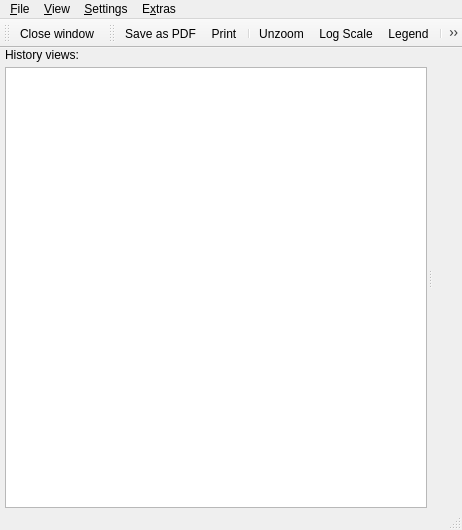
<?xml version="1.0" encoding="UTF-8"?>
<ui version="4.0">
 <class>TableWindow</class>
 <widget class="QMainWindow" name="TableWindow">
  <property name="geometry">
   <rect>
    <x>0</x>
    <y>0</y>
    <width>462</width>
    <height>530</height>
   </rect>
  </property>
  <property name="windowTitle">
   <string>History viewer</string>
  </property>
  <property name="windowIcon">
   <iconset resource="../../../resources/nicos-gui.qrc">
    <normaloff>:/find</normaloff>:/find</iconset>
  </property>
  <widget class="QWidget" name="centralwidget">
   <layout class="QVBoxLayout" name="verticalLayout_2">
    <property name="margin">
     <number>0</number>
    </property>
    <item>
     <widget class="QSplitter" name="splitter">
      <property name="orientation">
       <enum>Qt::Horizontal</enum>
      </property>
      <property name="opaqueResize">
       <bool>true</bool>
      </property>
      <property name="handleWidth">
       <number>6</number>
      </property>
      <widget class="QWidget" name="verticalLayoutWidget">
       <layout class="QVBoxLayout" name="verticalLayout">
        <property name="spacing">
         <number>5</number>
        </property>
        <property name="leftMargin">
         <number>5</number>
        </property>
        <property name="topMargin">
         <number>0</number>
        </property>
        <property name="rightMargin">
         <number>0</number>
        </property>
        <property name="bottomMargin">
         <number>0</number>
        </property>
        <item>
         <widget class="QLabel" name="label">
          <property name="sizePolicy">
           <sizepolicy hsizetype="Preferred" vsizetype="Preferred">
            <horstretch>0</horstretch>
            <verstretch>0</verstretch>
           </sizepolicy>
          </property>
          <property name="text">
           <string>History views:</string>
          </property>
         </widget>
        </item>
        <item>
         <widget class="QListWidget" name="viewList">
          <property name="enabled">
           <bool>true</bool>
          </property>
          <property name="sizePolicy">
           <sizepolicy hsizetype="Expanding" vsizetype="Expanding">
            <horstretch>0</horstretch>
            <verstretch>0</verstretch>
           </sizepolicy>
          </property>
         </widget>
        </item>
       </layout>
      </widget>
      <widget class="QFrame" name="plotFrame">
       <property name="sizePolicy">
        <sizepolicy hsizetype="Maximum" vsizetype="Expanding">
         <horstretch>0</horstretch>
         <verstretch>0</verstretch>
        </sizepolicy>
       </property>
       <layout class="QVBoxLayout" name="verticalLayout_4">
        <item>
         <layout class="QVBoxLayout" name="plotLayout"/>
        </item>
       </layout>
      </widget>
     </widget>
    </item>
   </layout>
  </widget>
  <widget class="QMenuBar" name="menubar">
   <property name="geometry">
    <rect>
     <x>0</x>
     <y>0</y>
     <width>462</width>
     <height>26</height>
    </rect>
   </property>
   <widget class="QMenu" name="menuFile">
    <property name="title">
     <string>&amp;File</string>
    </property>
    <addaction name="actionPDF"/>
    <addaction name="actionPrint"/>
    <addaction name="actionDeletePlot"/>
    <addaction name="actionClosePlot"/>
    <addaction name="separator"/>
    <addaction name="actionClose"/>
    <addaction name="separator"/>
   </widget>
   <widget class="QMenu" name="menuSettings">
    <property name="title">
     <string>&amp;Settings</string>
    </property>
    <addaction name="separator"/>
    <addaction name="actionFont"/>
    <addaction name="actionColor"/>
   </widget>
   <widget class="QMenu" name="menuView">
    <property name="title">
     <string>&amp;View</string>
    </property>
    <addaction name="actionLogScale"/>
    <addaction name="actionUnzoom"/>
    <addaction name="actionLegend"/>
   </widget>
   <widget class="QMenu" name="menuExtras">
    <property name="title">
     <string>E&amp;xtras</string>
    </property>
    <addaction name="separator"/>
   </widget>
   <addaction name="menuFile"/>
   <addaction name="menuView"/>
   <addaction name="menuSettings"/>
   <addaction name="menuExtras"/>
  </widget>
  <widget class="QStatusBar" name="statusBar"/>
  <widget class="QToolBar" name="globalToolBar">
   <property name="windowTitle">
    <string>Plot</string>
   </property>
   <attribute name="toolBarArea">
    <enum>TopToolBarArea</enum>
   </attribute>
   <attribute name="toolBarBreak">
    <bool>false</bool>
   </attribute>
   <addaction name="actionClose"/>
  </widget>
  <widget class="QToolBar" name="plotToolBar">
   <property name="windowTitle">
    <string>toolBar_2</string>
   </property>
   <attribute name="toolBarArea">
    <enum>TopToolBarArea</enum>
   </attribute>
   <attribute name="toolBarBreak">
    <bool>false</bool>
   </attribute>
   <addaction name="actionPDF"/>
   <addaction name="actionPrint"/>
   <addaction name="separator"/>
   <addaction name="actionUnzoom"/>
   <addaction name="actionLogScale"/>
   <addaction name="actionLegend"/>
   <addaction name="separator"/>
   <addaction name="separator"/>
   <addaction name="actionResetPlot"/>
   <addaction name="actionClosePlot"/>
  </widget>
  <action name="actionPrint">
   <property name="icon">
    <iconset resource="../../../resources/nicos-gui.qrc">
     <normaloff>:/print</normaloff>:/print</iconset>
   </property>
   <property name="text">
    <string>&amp;Print...</string>
   </property>
   <property name="shortcut">
    <string>Ctrl+P</string>
   </property>
  </action>
  <action name="actionClose">
   <property name="icon">
    <iconset resource="../../../resources/nicos-gui.qrc">
     <normaloff>:/quit</normaloff>:/quit</iconset>
   </property>
   <property name="text">
    <string>&amp;Close window</string>
   </property>
   <property name="shortcut">
    <string>Ctrl+Q</string>
   </property>
  </action>
  <action name="actionFont">
   <property name="text">
    <string>&amp;Font...</string>
   </property>
   <property name="toolTip">
    <string>Select Font</string>
   </property>
  </action>
  <action name="actionColor">
   <property name="text">
    <string>&amp;Color...</string>
   </property>
   <property name="toolTip">
    <string>Select Color</string>
   </property>
  </action>
  <action name="actionUnzoom">
   <property name="icon">
    <iconset resource="../../../resources/nicos-gui.qrc">
     <normaloff>:/viewfull</normaloff>:/viewfull</iconset>
   </property>
   <property name="text">
    <string>&amp;Unzoom</string>
   </property>
  </action>
  <action name="actionPDF">
   <property name="icon">
    <iconset resource="../../../resources/nicos-gui.qrc">
     <normaloff>:/save</normaloff>:/save</iconset>
   </property>
   <property name="text">
    <string>&amp;Save as PDF...</string>
   </property>
  </action>
  <action name="actionLogScale">
   <property name="checkable">
    <bool>true</bool>
   </property>
   <property name="text">
    <string>&amp;Logarithmic Y scale</string>
   </property>
   <property name="iconText">
    <string>Log Scale</string>
   </property>
   <property name="shortcut">
    <string>Ctrl+L</string>
   </property>
  </action>
  <action name="actionClosePlot">
   <property name="text">
    <string>Close plot</string>
   </property>
   <property name="iconText">
    <string>Close</string>
   </property>
  </action>
  <action name="actionLegend">
   <property name="checkable">
    <bool>true</bool>
   </property>
   <property name="text">
    <string>L&amp;egend</string>
   </property>
  </action>
  <action name="actionDeletePlot">
   <property name="text">
    <string>Delete plot</string>
   </property>
   <property name="iconText">
    <string>Delete</string>
   </property>
  </action>
  <action name="actionResetPlot">
   <property name="text">
    <string>Reset</string>
   </property>
  </action>
 </widget>
 <resources>
  <include location="../../../resources/nicos-gui.qrc"/>
 </resources>
 <connections>
  <connection>
   <sender>actionClose</sender>
   <signal>triggered()</signal>
   <receiver>TableWindow</receiver>
   <slot>close()</slot>
   <hints>
    <hint type="sourcelabel">
     <x>-1</x>
     <y>-1</y>
    </hint>
    <hint type="destinationlabel">
     <x>321</x>
     <y>230</y>
    </hint>
   </hints>
  </connection>
 </connections>
</ui>
